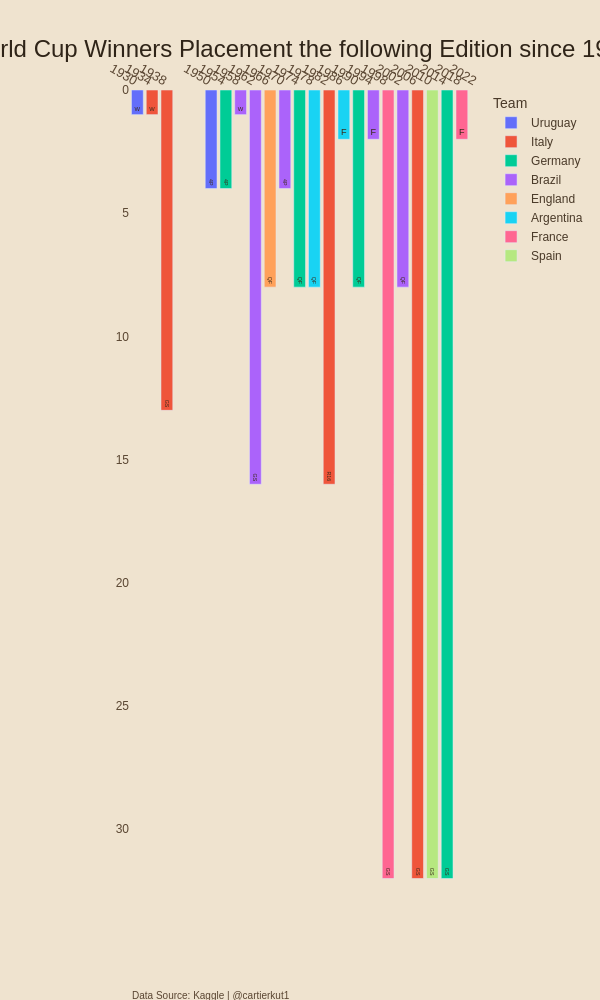

Notebook source saved alongside this figure:
### Code cell
fig.update_traces(
    textfont=dict(
        size=11,
        family="Gill Sans, Arial, sans-serif",
        color="#3A2A1A",
    ),
    hovertemplate="<b>%{y}</b><br>%{x}: %{z} matches<extra></extra>",
)

fig.update_layout(
    width=600,
    height=1000,
    autosize=False,

    paper_bgcolor="#EFE3CF",
    plot_bgcolor="#EFE3CF",

    title=dict(
        text=f"World Cup Winners Placement the following Edition since {min_ed}",
        x=0.5,
        y=0.96,
        font=dict(
            family="Gill Sans, Arial, sans-serif",
            size=24,
            color="#2F2418",
        ),
    ),

    font=dict(
        family="Gill Sans, Arial, sans-serif",
        size=12,
        color="#4A3A29",
    ),

    margin=dict(l=130, r=70, t=90, b=80),

    xaxis=dict(
        title="",
        side="top",
        showgrid=False,
        zeroline=False,
        showline=False,
        tickfont=dict(size=13, color="#5A4632"),
    ),

    yaxis=dict(
        title="",
        showgrid=False,
        zeroline=False,
        showline=False,
        tickfont=dict(size=12, color="#5A4632"),
    ),

    coloraxis_colorbar=dict(
    title=dict(
        text="Matches",
        font=dict(color="#5A4632", size=12),
    ),
    thickness=12,
    len=0.55,
    outlinewidth=0,
    tickfont=dict(color="#5A4632"),
),
)

### Figure 1 — Plotly figure (JSON) as saved in the notebook; plotly's stock layout.template omitted (floating-point values rounded to 4 significant figures)
{"data": [{"customdata": [["Uruguay", 1950, "Winner"], ["Uruguay", 1954, "Fourth Place"]], "hovertemplate": "<b>%{y}</b><br>%{x}: %{z} matches<extra></extra>", "legendgroup": "Uruguay", "marker": {"color": "#636efa", "pattern": {"shape": ""}}, "name": "Uruguay", "orientation": "v", "showlegend": true, "text": ["W", "4P"], "textfont": {"color": "#3A2A1A", "family": "Gill Sans, Arial, sans-serif", "size": 11}, "textposition": "auto", "type": "bar", "x": [1930, 1950], "xaxis": "x", "y": [1.0, 4.0], "yaxis": "y"}, {"customdata": [["Italy", 1938, "Winner"], ["Italy", 1950, "Group Stage"], ["Italy", 1986, "Round of 16"], ["Italy", 2010, "Group Stage"]], "hovertemplate": "<b>%{y}</b><br>%{x}: %{z} matches<extra></extra>", "legendgroup": "Italy", "marker": {"color": "#EF553B", "pattern": {"shape": ""}}, "name": "Italy", "orientation": "v", "showlegend": true, "text": ["W", "GS", "R16", "GS"], "textfont": {"color": "#3A2A1A", "family": "Gill Sans, Arial, sans-serif", "size": 11}, "textposition": "auto", "type": "bar", "x": [1934, 1938, 1982, 2006], "xaxis": "x", "y": [1.0, 13.0, 16.0, 32.0], "yaxis": "y"}, {"customdata": [["Germany", 1958, "Fourth Place"], ["Germany", 1978, "Quarter-final"], ["Germany", 1994, "Quarter-final"], ["Germany", 2018, "Group Stage"]], "hovertemplate": "<b>%{y}</b><br>%{x}: %{z} matches<extra></extra>", "legendgroup": "Germany", "marker": {"color": "#00cc96", "pattern": {"shape": ""}}, "name": "Germany", "orientation": "v", "showlegend": true, "text": ["4P", "QF", "QF", "GS"], "textfont": {"color": "#3A2A1A", "family": "Gill Sans, Arial, sans-serif", "size": 11}, "textposition": "auto", "type": "bar", "x": [1954, 1974, 1990, 2014], "xaxis": "x", "y": [4.0, 8.0, 8.0, 32.0], "yaxis": "y"}, {"customdata": [["Brazil", 1962, "Winner"], ["Brazil", 1966, "Group Stage"], ["Brazil", 1974, "Fourth Place"], ["Brazil", 1998, "Runner-up"], ["Brazil", 2006, "Quarter-final"]], "hovertemplate": "<b>%{y}</b><br>%{x}: %{z} matches<extra></extra>", "legendgroup": "Brazil", "marker": {"color": "#ab63fa", "pattern": {"shape": ""}}, "name": "Brazil", "orientation": "v", "showlegend": true, "text": ["W", "GS", "4P", "F", "QF"], "textfont": {"color": "#3A2A1A", "family": "Gill Sans, Arial, sans-serif", "size": 11}, "textposition": "auto", "type": "bar", "x": [1958, 1962, 1970, 1994, 2002], "xaxis": "x", "y": [1.0, 16.0, 4.0, 2.0, 8.0], "yaxis": "y"}, {"customdata": [["England", 1970, "Quarter-final"]], "hovertemplate": "<b>%{y}</b><br>%{x}: %{z} matches<extra></extra>", "legendgroup": "England", "marker": {"color": "#FFA15A", "pattern": {"shape": ""}}, "name": "England", "orientation": "v", "showlegend": true, "text": ["QF"], "textfont": {"color": "#3A2A1A", "family": "Gill Sans, Arial, sans-serif", "size": 11}, "textposition": "auto", "type": "bar", "x": [1966], "xaxis": "x", "y": [8.0], "yaxis": "y"}, {"customdata": [["Argentina", 1982, "Quarter-final"], ["Argentina", 1990, "Runner-up"], ["Argentina", null, null]], "hovertemplate": "<b>%{y}</b><br>%{x}: %{z} matches<extra></extra>", "legendgroup": "Argentina", "marker": {"color": "#19d3f3", "pattern": {"shape": ""}}, "name": "Argentina", "orientation": "v", "showlegend": true, "text": ["QF", "F", null], "textfont": {"color": "#3A2A1A", "family": "Gill Sans, Arial, sans-serif", "size": 11}, "textposition": "auto", "type": "bar", "x": [1978, 1986, 2022], "xaxis": "x", "y": [8.0, 2.0, NaN], "yaxis": "y"}, {"customdata": [["France", 2002, "Group Stage"], ["France", 2022, "Runner-up"]], "hovertemplate": "<b>%{y}</b><br>%{x}: %{z} matches<extra></extra>", "legendgroup": "France", "marker": {"color": "#FF6692", "pattern": {"shape": ""}}, "name": "France", "orientation": "v", "showlegend": true, "text": ["GS", "F"], "textfont": {"color": "#3A2A1A", "family": "Gill Sans, Arial, sans-serif", "size": 11}, "textposition": "auto", "type": "bar", "x": [1998, 2018], "xaxis": "x", "y": [32.0, 2.0], "yaxis": "y"}, {"customdata": [["Spain", 2014, "Group Stage"]], "hovertemplate": "<b>%{y}</b><br>%{x}: %{z} matches<extra></extra>", "legendgroup": "Spain", "marker": {"color": "#B6E880", "pattern": {"shape": ""}}, "name": "Spain", "orientation": "v", "showlegend": true, "text": ["GS"], "textfont": {"color": "#3A2A1A", "family": "Gill Sans, Arial, sans-serif", "size": 11}, "textposition": "auto", "type": "bar", "x": [2010], "xaxis": "x", "y": [32.0], "yaxis": "y"}], "layout": {"annotations": [{"font": {"color": "#5A4632", "size": 10}, "showarrow": false, "text": "Data Source: Kaggle | @cartierkut1", "x": 0, "xref": "paper", "y": -0.1, "yref": "paper"}], "autosize": false, "barmode": "relative", "coloraxis": {"colorbar": {"len": 0.55, "outlinewidth": 0, "thickness": 12, "tickfont": {"color": "#5A4632"}, "title": {"font": {"color": "#5A4632", "size": 12}, "text": "Matches"}}}, "font": {"color": "#4A3A29", "family": "Gill Sans, Arial, sans-serif", "size": 12}, "height": 1000, "legend": {"title": {"text": "Team"}, "tracegroupgap": 0}, "margin": {"b": 80, "l": 130, "r": 70, "t": 90}, "paper_bgcolor": "#EFE3CF", "plot_bgcolor": "#EFE3CF", "title": {"font": {"color": "#2F2418", "family": "Gill Sans, Arial, sans-serif", "size": 24}, "text": "World Cup Winners Placement the following Edition since 1930", "x": 0.5, "y": 0.96}, "width": 600, "xaxis": {"anchor": "y", "domain": [0, 1], "gridcolor": "rgba(0,255,65,0.15)", "linecolor": "#5A4632", "showgrid": false, "showline": false, "side": "top", "tickangle": 30, "tickfont": {"color": "#5A4632", "size": 13}, "tickmode": "array", "ticktext": ["1930", "1934", "1938", "1950", "1954", "1958", "1962", "1966", "1970", "1974", "1978", "1982", "1986", "1990", "1994", "1998", "2002", "2006", "2010", "2014", "2018", "2022"], "tickvals": [1930, 1934, 1938, 1950, 1954, 1958, 1962, 1966, 1970, 1974, 1978, 1982, 1986, 1990, 1994, 1998, 2002, 2006, 2010, 2014, 2018, 2022], "title": {"text": ""}, "zeroline": false}, "yaxis": {"anchor": "x", "autorange": "reversed", "domain": [0, 1], "gridcolor": "rgba(0,255,65,0.15)", "linecolor": "#5A4632", "showgrid": false, "showline": false, "tickfont": {"color": "#5A4632", "size": 12}, "title": {"text": ""}, "zeroline": false}}}
